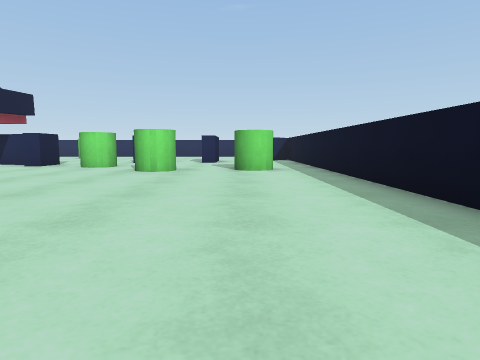
View 1 (above)

17 first-person views from a walk through a scene from a Unity 3-D project. The camera is 0.58 m above the floor, tilts 6° down and sees 75° across. The floor is counted in squares, 1 m on a side. Each view is taken from the middle of a square. On the plan, view 1 faces up. The plan holds only what a view shows up to about 9 squares ahead; the rest is blank. The place goes on beyond the plan.

View 2
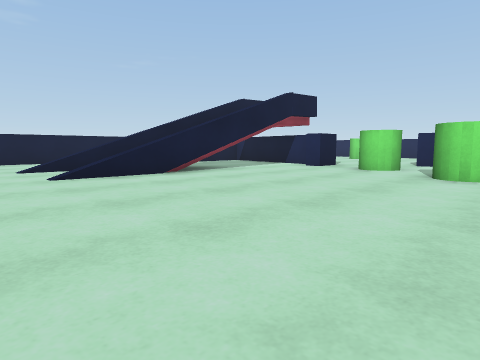

View 3
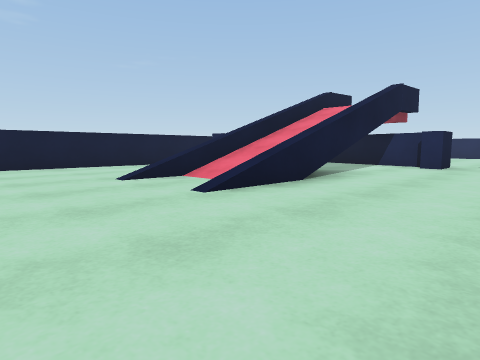

View 4
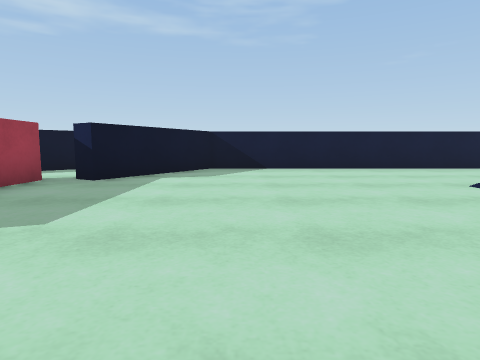

View 5
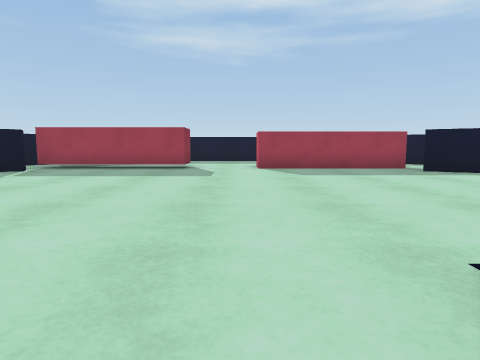

View 6
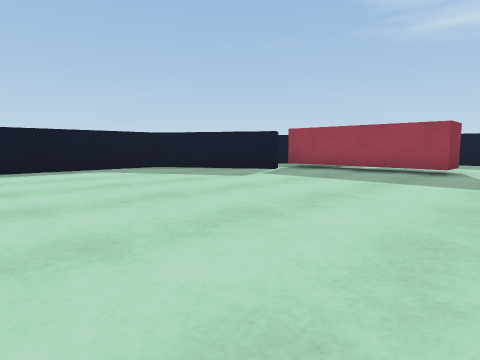

View 7
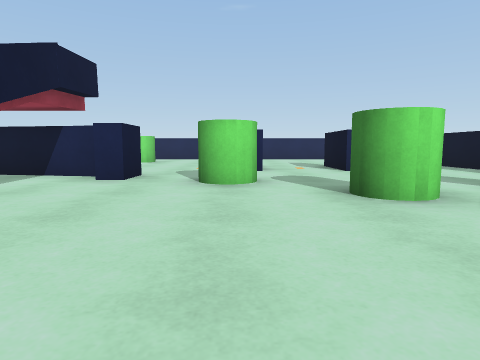

View 8
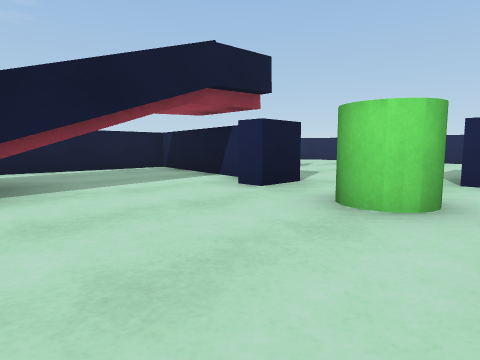

View 9
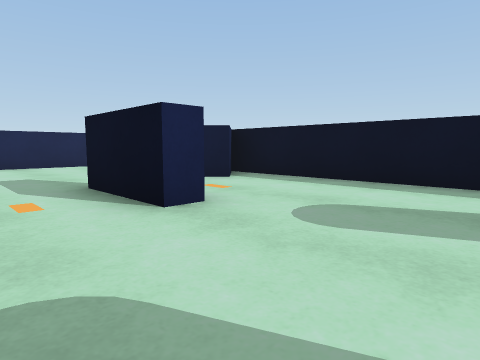

View 10
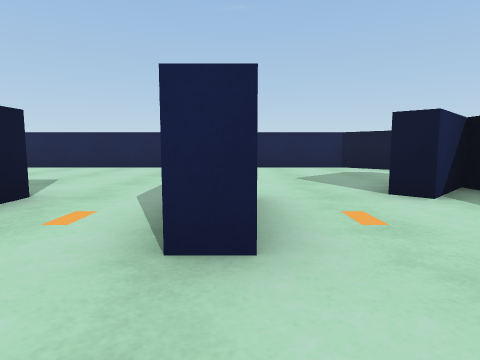

View 11
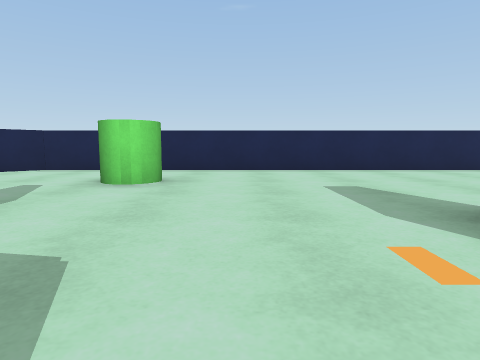

View 12
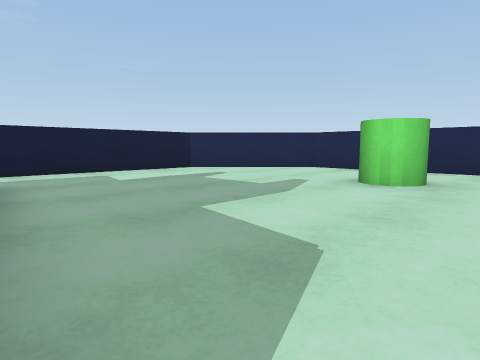

View 13
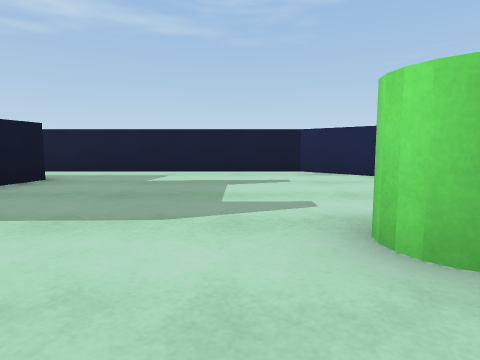

View 14
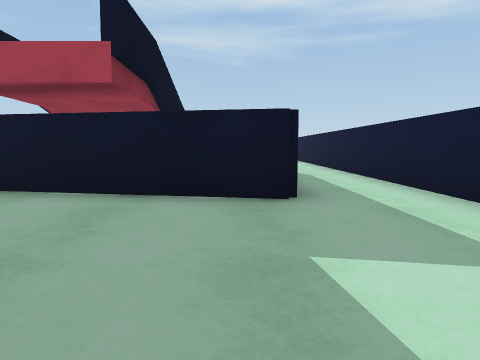

View 15
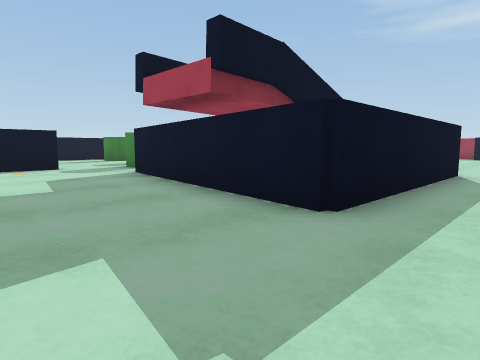

View 16
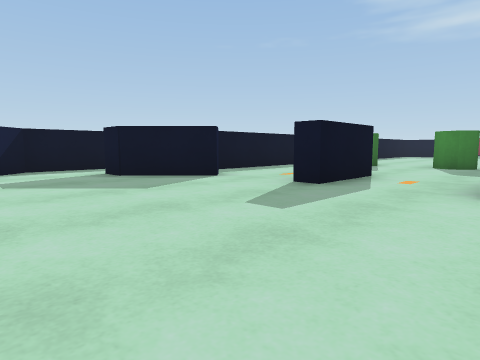

View 17
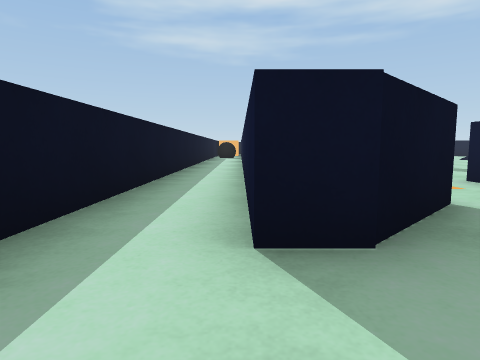

### Floor plan
Key: @ floor where view 1 was taken; # wall or solid block; . floor; / step, stairs or slope; = window, fence, low wall or low ledge; ^ raised ledge; C green cylinder; B block.
Columns run from 14 left of view 1 to 5 right of it. Each row starts with its distance up from view 1.
 19   ################
 18  ##..............##
 17 ##....C...........##
 16 #.....C............#
 15 #...............##.#
 14 #..............###.#
 13 #.........#..#..##.#
 12 #.........#..#..##.#
 11 #..#####........##.#
 10 #..#...#B.C.....##.#
  9 #..#......C.....##.#
  8 #..#.==.....C.CC# .#
  7 #..#.//=........#
  6 #.. .//^........#
  5 #.. .//^........#
  4 #...=//^........#
  3 #...=..=........#
  2 #...............#
  1 #...............#
  0 #.............@.#
 -1 #...............#
 -2 ###.............#
 -3   ##..........###
 -4    ##........##
 -5 #...####..####.
 -6 ##       ...
 -7          ..

Positions as (right, up) in squares from view 1, and headings:
1: (0, 0), facing up
2: (-1, 1), facing up-left
3: (-4, 0), facing up-left
4: (-5, -1), facing left
5: (-6, 4), facing down
6: (-6, 3), facing down-right
7: (-4, 4), facing up
8: (-3, 6), facing up-left
9: (-3, 9), facing up-right
10: (-1, 10), facing up
11: (-6, 11), facing up
12: (-6, 11), facing up-left
13: (-6, 15), facing left
14: (-11, 15), facing down
15: (-13, 14), facing down-right
16: (-4, 18), facing down-right
17: (3, 17), facing down
